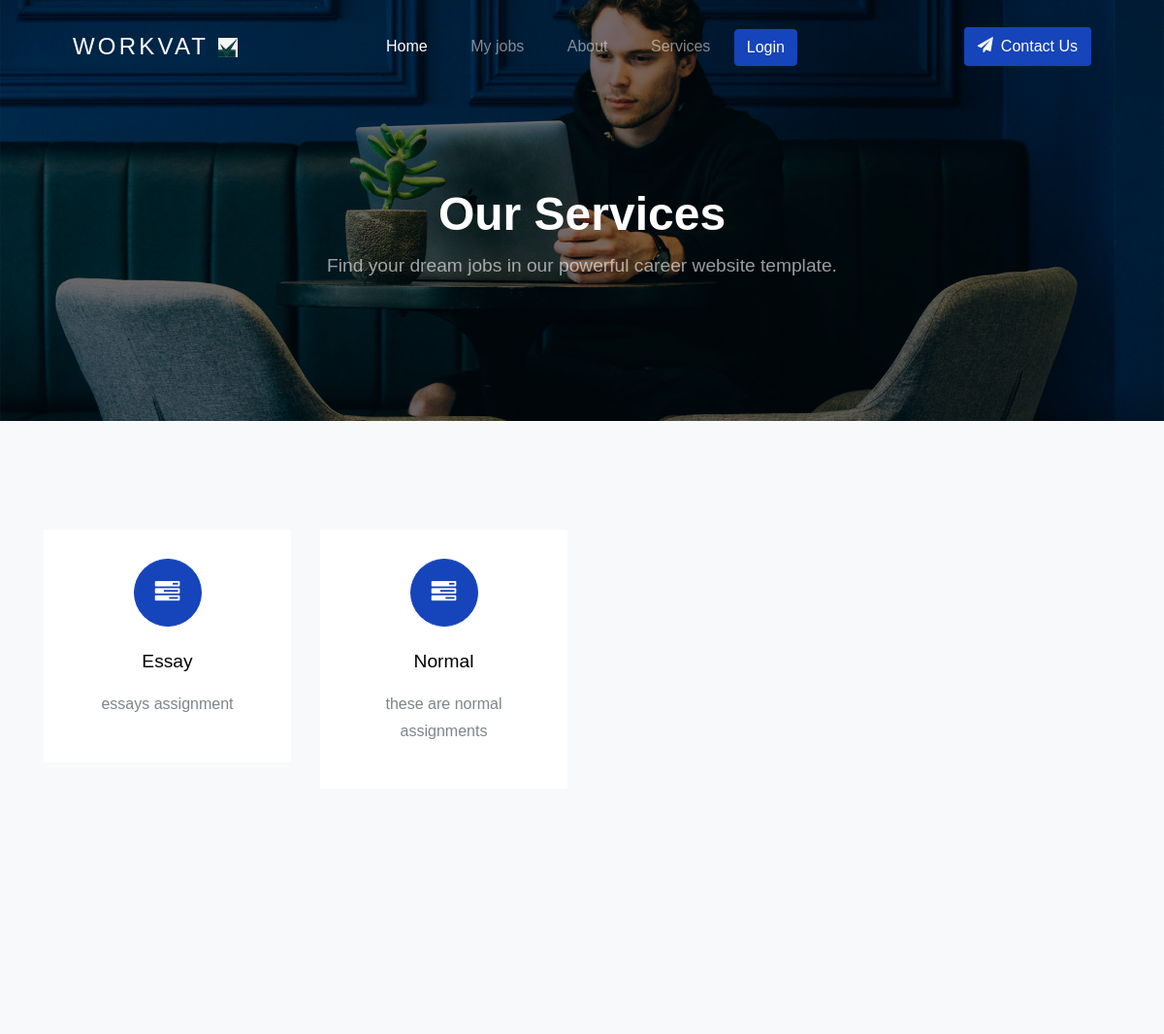
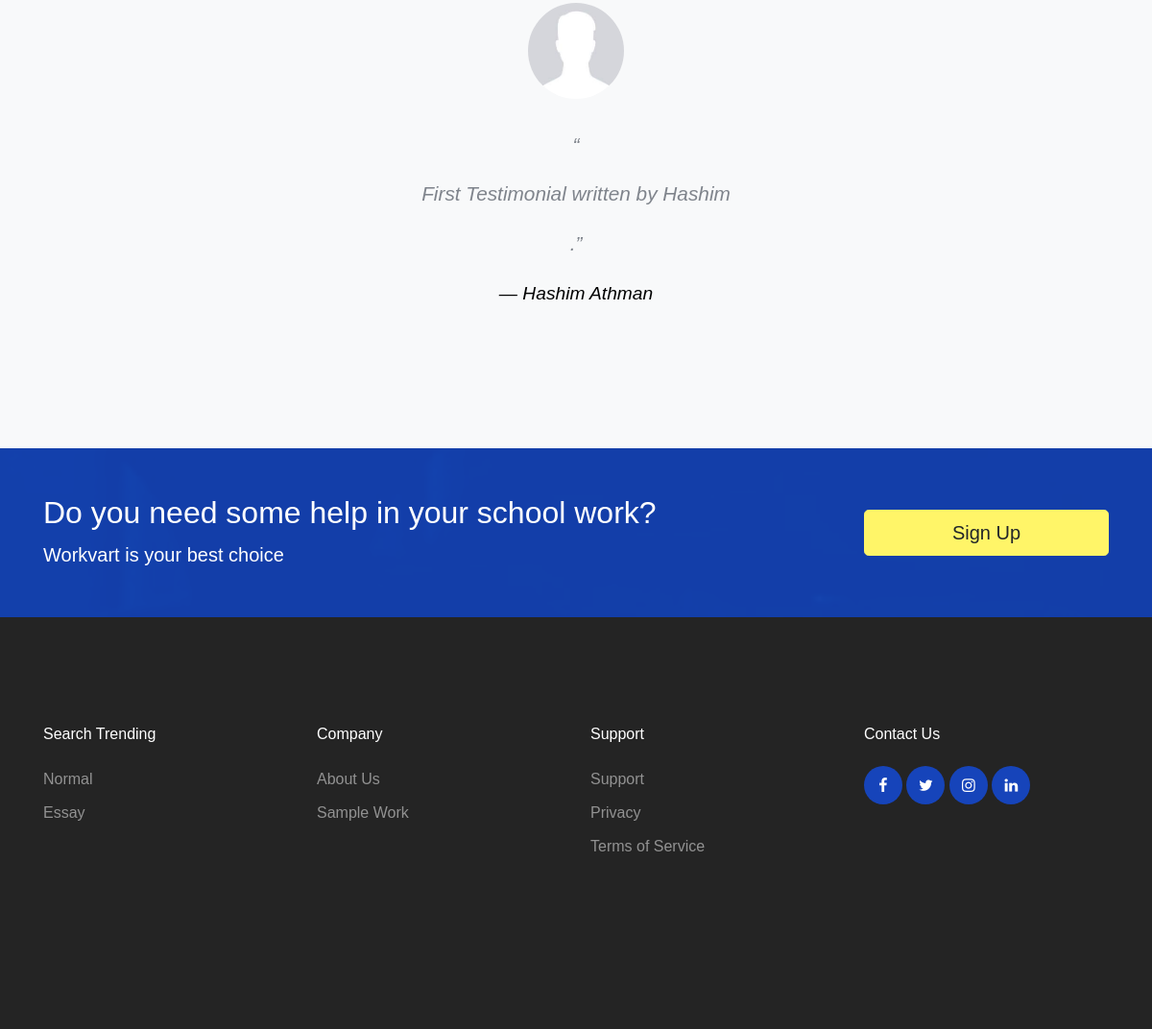
Page /services/ on the committed database (2 pictures, top to bottom).
### assignment/models.py (models this page shows, shortened)
class AssignmentType(models.Model):
	name = models.CharField(max_length=100)
	desc = RichTextField()
	averagePrice = models.FloatField(blank=True, null=True)

### accounts/models.py (models this page shows)
class Testimonial(models.Model):
	user 		= models.ForeignKey(User, on_delete=models.CASCADE, blank=True, null=True)
	content		= RichTextField()
	timestamp 	= models.DateField(auto_now=True)

### assignment/views.py (the view)
# urls.py: path('services/', services, name="services"),
def services(request):
	template_name = "./services.html"
	servicesIn = AssignmentType.objects.all()
	testimonials = Testimonial.objects.all()
	context = {"services":servicesIn, "testimonials":testimonials}
	return render(request, template_name, context)

### assignment/context_processors.py (called while the page is built)
def assignmentTypes(request):
	types = AssignmentType.objects.all().order_by("-pk")
	return {'assignmentTypes': types}

### assignment/templates/services.html (shortened to what this page needs)
{% extends 'base.html' %}
{% load static %}
{% block front %}
	<div class="mb-5 text-center">
      <h1 class="text-white font-weight-bold">Our Services</h1>
      <p>Find your dream jobs in our powerful career website template.</p>
    </div>
{% endblock%}
{% block content %}
<section class="site-section services-section bg-light block__62849" id="next-section">
  <div class="container">
    <div class="row">
      {% for service in services%}
      <div class="col-sm-6 col-md-4 col-lg-3 mb-3 mb-lg-3">
        <a class="block__16443 text-center d-block">
          <span class="custom-icon mx-auto"><span class="icon-tasks d-block"></span></span>
          <h3>{{service.name}}</h3>
          <p>{{service.desc}}</p>
        </a>
      </div>
      {% endfor %}
    </div>
  </div>
</section>
 <section class="bg-light pt-5 testimony-full">
        <div class="owl-carousel single-carousel">
        {% for testimonial in testimonials %}
          <div class="container">
            <div class="row">
              <div class="col-lg-6 mx-auto " >
                <img class="img-fluid mx-auto" src="{% static 'images/user.jpeg' %}" alt="Image">
                <blockquote>
                  <p>&ldquo;{{testimonial.content | safe}}.&rdquo;</p>
                  <p><cite> &mdash; {{testimonial.user.first_name}} {{testimonial.user.last_name}}</cite></p>
                </blockquote>
              </div>
            </div>
          </div>
          {% endfor %}
      </div>
    </section>
{% endblock %}

### assignment/templates/base.html (shortened to what this page needs)
<!DOCTYPE html>
{% load static %}
<html lang="en">
  <head>
    <link rel="stylesheet" href="{% static 'css/custom-bs.css' %}">
    <link rel="stylesheet" href="{% static 'css/jquery.fancybox.min.css' %}">
    <link rel="stylesheet" href="{% static 'css/bootstrap-select.min.css' %}">
    <link rel="stylesheet" href="{% static 'fonts/icomoon/style.css' %}">
    <link rel="stylesheet" href="{% static 'fonts/line-icons/style.css' %}">
    <link rel="stylesheet" href="{% static 'css/owl.carousel.min.css' %}">
    <link rel="stylesheet" href="{% static 'css/animate.min.css' %}">
    <link rel="stylesheet" href="{% static 'css/style.css' %}">
  </head>
  <body id="top">
<div class="site-wrap">
    <header class="site-navbar mt-3">
      <div class="container-fluid">
        <div class="row align-items-center">
          <div class="site-logo col-6"><a href="{% url 'assignment:index' %}">Workvat <img src="{% static 'images/logo.jpeg'%}" width="20" height="20"></a></div>
          <nav class="mx-auto site-navigation">
            <ul class="site-menu js-clone-nav d-none d-xl-block ml-0 pl-0">
              <li><a href="{% url 'assignment:index' %}" class="nav-link active">Home</a></li>
              {% if request.user.is_authenticated%}
                <li><a href="{% url 'assignment:userAssignments'%}">My jobs</a></li>
              {% else %}
                <li><a data-toggle="modal" data-target="#exampleModalCenter">My jobs</a></li>
              {%endif%}
              <li><a href="{% url 'accounts:about' %}">About</a></li>
              <li><a href="{% url 'assignment:services'%}">Services</a></li>
              {% if request.user.is_authenticated%}
              <li><a href="{% url 'accounts:logout' %}"><button type="button" class="btn btn-primary">
              Logout
            </button></a></li>
            <!--  <li><a href="#">
              Change Password</a></li> -->
            {% else %}
               <li><button type="button" class="btn btn-primary" data-toggle="modal" data-target="#exampleModalCenter">
              Login
            </button></li>
            {% endif%}
            </ul>
          </nav>
          <div class="right-cta-menu text-right d-flex aligin-items-center col-6">
            <div class="ml-auto">
              <a href="{% url 'accounts:contact'%}" class="btn btn-primary border-width-2 d-none d-lg-inline-block"><span class="mr-2 icon-paper-plane"></span>Contact Us</a>
            </div>
          </div>
        </div>
      </div>
    </header>
        <section class="home-section section-hero inner-page overlay bg-image"
      style="background-image: url('../../static/images/hero_1.jpg');" id="home-section">
      <div class="container">
        <div class="row align-items-center justify-content-center">
          <div class="col-md-12">
          	{% block front %}{% endblock %}
          </div>
        </div>
      </div>
    </section>
   {% block content %}
   {% endblock %}
    <section class="py-5 bg-image overlay-primary fixed overlay" style="background-image: url('../../static/images/hero_1.jpg');">
      <div class="container">
        <div class="row align-items-center">
          <div class="col-md-8">
            {% if request.user.is_authenticated %}
            <h2 class="text-white">Find experience writters</h2>
            <p class="mb-0 text-white lead">You state your price remember!!</p>
            {% else %}
             <h2 class="text-white">Do you need some help in your school work?</h2>
            <p class="mb-0 text-white lead">Workvart is your best choice</p>
            {% endif%}
          </div>
          <div class="col-md-3 ml-auto">
            {% if request.user.is_authenticated %}
             <a href="{% url 'assignment:addAssignment' %}" class="btn btn-warning btn-block btn-lg">Post a job</a>
            {% else %}
              <a href="{% url 'assignment:index' %}" class="btn btn-warning btn-block btn-lg">Sign Up</a>
            {% endif%}
          </div>
        </div>
      </div>
    </section>
    <footer class="site-footer">
      <div class="container">
        <div class="row mb-5">
          <div class="col-6 col-md-3 mb-4 mb-md-0">
            <h3>Search Trending</h3>
            <ul class="list-unstyled">
              {% for assignmentType in assignmentTypes%}
              <li><a href="#"> {{assignmentType.name}}</a></li>
              {% endfor %}
            </ul>
          </div>
          <div class="col-6 col-md-3 mb-4 mb-md-0">
            <h3>Company</h3>
            <ul class="list-unstyled">
              <li><a href="{% url 'accounts:about'%}">About Us</a></li>
              <li><a href="{% url 'assignment:index'%}#sample_work">Sample Work</a></li>
            </ul>
          </div>
          <div class="col-6 col-md-3 mb-4 mb-md-0">
            <h3>Support</h3>
            <ul class="list-unstyled">
              <li><a href="mail-to:hashimathman@gmail.com">Support</a></li>
              <li><a href="#">Privacy</a></li>
              <li><a href="#">Terms of Service</a></li>
            </ul>
          </div>
          <div class="col-6 col-md-3 mb-4 mb-md-0">
            <h3>Contact Us</h3>
            <div class="footer-social">
              <a href="https://www.facebook.com/Workvat-103761421038326/?modal=admin_todo_tour" target="_blank"><span class="icon-facebook"></span></a>
              <a href="https://twitter.com/workvat" target="_blank"><span class="icon-twitter"></span></a>
              <a href="https://www.instagram.com/work_vat/" target="_blank"><span class="icon-instagram"></span></a>
              <a href="https://www.linkedin.com/in/workvat-online-700898195" target="_blank"><span class="icon-linkedin"></span></a>
            </div>
          </div>
        </div>
      </div>
    </footer>
  </div>
  </body>
</html>

### rows in the picture
AssignmentType: name "Essay", desc "essays assignment"
AssignmentType: name "Normal", desc "these are normal assignments"
Testimonial: content "First Testimonial written by Hashim", user.first_name "Hashim", user.last_name "Athman"
